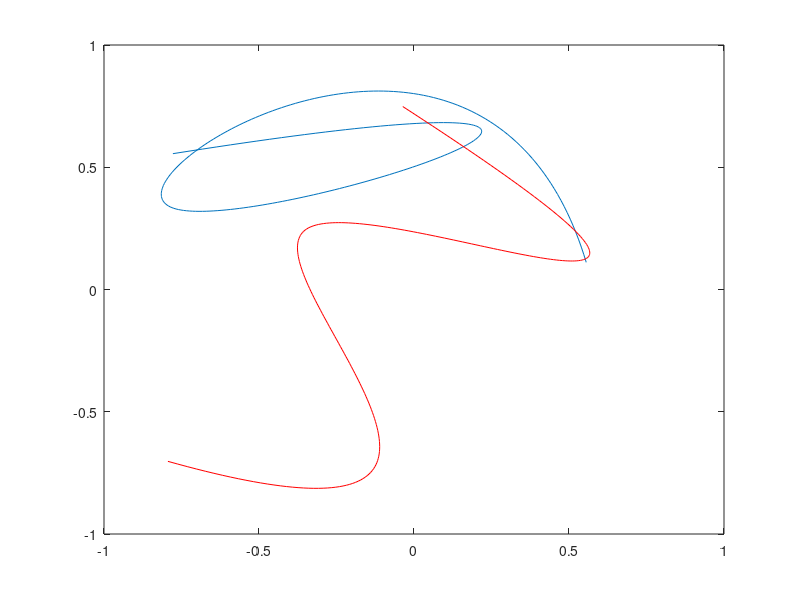

MATLAB code to generate this figure: (Note: a time limit stopped this script after it produced the figure.)

function [] = genCurves_v2()
%%

% Version history

% matlab_line_drawings
% randomly samples knot grid (2D cartesian feature space) to draw
% parametrically controlled curves per Thomas' algorith

% Dave's code.  Interestingly, Dave had chatGPT translate Python into
% Matlab.  Then checked that it worked. Thomas noticed some potential
% oddities in the algorithm, needs a look over

% gendcurves
% converting to function to generate sets of curves for each block.
% Alternating curve complexity (smooth, rough) over blocks, and outputting
% png files to be loaded by MovieGraphic in monkeyLoogic. corr_RL v3
% modified to work with these images.

% Algorithm walk-through:
% 1. define a curve_of_origin (circle)
% 2. call sample_knots(), picks random set of xy positions from knot grid
% 3. call upsample() to define 'endcurve' by computing spline between the random knots
% 4. repeat steps 2 and 3 to generate a second curve
% 5. invoke secrete mathematical incantations to make the second curve
% orthogonal to the first, 'orthocurve'
% 7. Sample curves along a 'manifold' (line through the feature space).
% Method for sampling manifold:
% a. Generate a vector of scaling values (t) from -1 to +1
% b. Loop through 't', each iter multiply endcurve by t (scale endcurve)
% c. Add scaled endcurve to curve_of_origin
% d. This produces a smooth_sequence of 'samples' along the manifold
% e. Add this sequence to an image stack to make a movie
% e. To examine effect of correlation on learning, generate rough_sequence
% f. Create random vector of scaling values 't'
% g. Multiple random t's by orthocurve to sample noise manifold
% h. Collect these into image stack, produces a jumpy movie

% Embedding curves in task context:
% 1. Generate two curves for each block
% 2. Associate one curve with L key, the other with R key
% 3. Subjects learn to map curves to keys
% 4. Vary curve complexity over blocks by alternately showing
% smooth_sequence and rough_sequence movies.

% This first version of the task is trivial, almost no learning.
% Perceptual system immediately discriminates curves (visually distinct)
% and with very little trial and error learns to map curves to keys

% gendcurves_v2:
% Next steps, after speaking with Thomas
% 1. Associate L and R keys (states) with opposite halves of the continuum
% of curves along a single manifold.
% 2. Never show the same curve twice, need to learn the manifold rather
% than any individual visual pattern.
% 3. Do this by discretizing manifold segments on each side of the middle
% point (decision boundary), and build a movie only out of that segment
% 4. This is all single manifold
% 5. Use ortho manifold to dissociate reward state from feature correlation
% 6. Do this by adding in varying amounts of ortho curve.
% 7. Use quantity of orthocurve added in to modulate the degree of noise
% (if ortho component is unrelated to response/reward), or to dissociate
% feature correlation (endcurve) from RPE (orthocurve).  That is, determine
% response (L/R key) and reward probability based on sign and magnitude of
% orthocurve addition


% set curveParams structure

curveParams.nBlocks = 2;
curveParams.nStates = 2;

curveParams.n_tvals_main = 12;
curveParams.n_tvals_ortho = 12;

curveParams.size_of_knot_grid = 10;
curveParams.low = -1;
curveParams.high = 1;
knot_grid = make_knot_grid(curveParams.size_of_knot_grid, curveParams.low, curveParams.high);
curveParams.max_knot_number = 10;
curveParams.D = 256; % resolution_of_curves
curveParams.K = 2; % number of axes in curve space that we will sample
% curveParams.S = 1; % number of "exposures" to generate - not used presently
curveParams.save_png = true;
curveParams.plotCurveSeq = true;

curveParams.n_knot_points = 5;
% curveParams.n_knot_points = 2;

% Specify the "curve of origin"
curve_of_origin = zeros(curveParams.D, 2);

% Circle
rng = (0:curveParams.D-1)' / curveParams.D * 2 * pi;
curve_of_origin(:, 1) = sin(rng);
curve_of_origin(:, 2) = cos(rng);
radius = 0.1 * (curveParams.high - curveParams.low);
curve_of_origin = curve_of_origin * radius;
% oXY = xy2stacked(curve_of_origin);

for b = 1:curveParams.nBlocks

    % --- BLOCK LEVEL operations
    % compute endcurve (signal) and orthocurve (noise or reward) for this block

    % define random endcurve
    knots = sample_knots(knot_grid, curveParams.n_knot_points, false);
    [endcurve, ~] = upsample(knots, curveParams.D);

    % define random orthocurve
    el = sum(sum(endcurve .* endcurve));
    knots = sample_knots(knot_grid, curveParams.n_knot_points, false);
    [other_curve, ~] = upsample(knots, curveParams.D);
    orthocurve = sum(sum(other_curve .* endcurve)) * endcurve / el - other_curve;
    fprintf('check: %.2f\n', sum(sum(orthocurve .* endcurve)));

    % plot endcurve and orthocurve
    f = figure;
    plot(endcurve(:, 1), endcurve(:, 2));
    hold on;
    plot(orthocurve(:, 1), orthocurve(:, 2), 'r');

    if curveParams.save_png
        cd blockstim
        fn = strcat('b', num2str(b), '_endCurve(blue)_orthoCurve(red).png');
        print(f, fn, '-dpng');
        cd ..
    end

    for s = 1:curveParams.nStates  % 2 states per block (L/R response)

        % --- STATE LEVEL operations
        % discretize scaling variable, t, to generate unique, nonoverlapping
        % curve movies for this state corresponding to curve samples in windows
        % along manifold

        % set limits on t for this state. States 1 and 2 correspond to first
        % and second halves of manifold for now
        switch s
            case 1
                main_lowerT = -1;
                main_upperT = 0;
                ortho_lowerT = -0.5;
                ortho_upperT = 0.5;
            case 2
                main_lowerT = 0;
                main_upperT = 1;
                ortho_lowerT = -0.5;
                ortho_upperT = 0.5;
        end

        % --- set range of t values specifying weights with which endcurve
        % and orthocurve are summed to produce individual curves
        curveParams.endcurve_t = interp1([1, curveParams.n_tvals_main], [main_lowerT, main_upperT], 1:curveParams.n_tvals_main);
        curveParams.orthocurve_t = interp1([1, curveParams.n_tvals_ortho], [ortho_lowerT, ortho_upperT], 1:curveParams.n_tvals_ortho);

        % build a 2D matrix of curves defined by endcurve and orthocurve t
        % values
        for ec = 1 : length(curveParams.endcurve_t)
            for oc = 1 : length(curveParams.orthocurve_t)
                state_curves(ec, oc, :, :) = curve_of_origin + (curveParams.endcurve_t(ec) * endcurve) + (curveParams.orthocurve_t(oc) * orthocurve);
            end
        end

        if curveParams.plotCurveSeq
            lim = 1.5;
            limx = [-lim, lim];
            limy = [-lim, lim];

            f = figure;

            for ec = 1: length(curveParams.endcurve_t)
                for oc = 1: length(curveParams.orthocurve_t)
                    subplot(length(curveParams.orthocurve_t), length(curveParams.endcurve_t), (ec-1)*length(curveParams.orthocurve_t)+oc);
                    x = state_curves(ec,oc,:,1);
                    x = squeeze(x);
                    y = state_curves(ec,oc,:,2);
                    y = squeeze(y);
                    plot(x,y);
                    xlim(limx);
                    ylim(limy);
                    axis off;
                    axis equal;

                end
            end

            if curveParams.save_png
                cd blockstim
                fn = strcat('b', num2str(b), '_s', num2str(s), '_main(x-axis)_ortho(y-axis)_curveSeq.png');
                print(f, fn, '-dpng');
                cd ..
            end

        end


        if curveParams.save_png

            for ec = 1: length(curveParams.endcurve_t)
                for oc = 1: length(curveParams.orthocurve_t)
                    f = figure;
                    x = state_curves(ec,oc,:,1);
                    x = squeeze(x);
                    y = state_curves(ec,oc,:,2);
                    y = squeeze(y);
                    plot(x,y);
                    xlim(limx);
                    ylim(limy);
                    axis off;
                    axis equal;
                    %--- SAVE PNG
                    cd blockstim
                    fn = buildFilename(curveParams, b, s, ec, oc);
                    % f is figure object, if not included in print command, prints
                    % last ML screen changed, eg user, as png file
                    print(f, fn, '-dpng');
                    close;
                    % changedir back to working directory
                    cd ..
                end
            end

        end

    end  % nStates
end  % nBlocks


% --- SAVE PARAMS FILE FOR ML TO READ IN

cd blockstim
save('curveParams.mat', "curveParams");

cd ..




end




%%
% Utilities for generating curves

function fn = buildFilename(curveParams, b, s, ec, oc);

blockstr = strcat('b', num2str(b), '_');
statestr = strcat('s', num2str(s), '_');
mainstr = strcat('ec_', num2str(ec), '_');
orthostr = strcat('oc_', num2str(oc), '.png');

fn = strcat(blockstr, statestr, mainstr, orthostr);

bob = 1;


end


% function stacked = xy2stacked(xy)
%     n = size(xy, 1);
%     stacked = reshape(xy', [n*2, 1]);
% end

function xy = stacked2xy(stacked)
assert(mod(length(stacked), 2) == 0);
n = length(stacked) / 2;
xy = reshape(stacked, [2, n])';
end

function segmented = stacked2segmented(curve)
n_points = length(curve) / 2;
assert(mod(n_points, 1) == 0);
x1_idx = 1:n_points-1;
x2_idx = 2:n_points;
y1_idx = x1_idx + n_points;
y2_idx = x2_idx + n_points;
segmented = [curve(x1_idx), curve(x2_idx), curve(y1_idx), curve(y2_idx)];
end

function probes_nxy = linear_probe_set(lim, num, center, dash)
if nargin < 3
    center = [0, 0];
end
if nargin < 4
    dash = false;
end

cnt = 1;
base_probes = 6 * num;
if dash
    num_probes = base_probes * (1 + dash);
else
    num_probes = base_probes;
end
probes_nxy = zeros(num_probes, 2, 2);
fprintf('making %d probes\n', num_probes);
eps = 0.01; % avoid corners

% Vertical probes
for x = linspace(-lim+eps, lim-eps, num)
    probes_nxy(cnt, :, :) = [x, lim; x, -lim];
    cnt = cnt + 1;
end

% Horizontal probes
for y = linspace(-lim+eps, lim-eps, num)
    probes_nxy(cnt, :, :) = [lim, y; -lim, y];
    cnt = cnt + 1;
end

% Negative oblique
for y = linspace(-lim+eps, lim-eps, num)
    probes_nxy(cnt, :, :) = [-lim, y; y, -lim];
    cnt = cnt + 1;
end
for x = linspace(-lim+eps, lim-eps, num)
    probes_nxy(cnt, :, :) = [x, lim; lim, x];
    cnt = cnt + 1;
end

% Positive oblique
for y = linspace(-lim+eps, lim-eps, num)
    probes_nxy(cnt, :, :) = [lim, y; -y, -lim];
    cnt = cnt + 1;
end
for x = linspace(-lim+eps, lim-eps, num)
    probes_nxy(cnt, :, :) = [x, lim; -lim, -x];
    cnt = cnt + 1;
end

if dash
    inc = 1 / dash;
    for i = 1:base_probes
        xp = polyfit([0, 1], probes_nxy(i, :, 1)', 1);
        yp = polyfit([0, 1], probes_nxy(i, :, 2)', 1);
        stop = 0;
        for j = 1:dash
            start = stop;
            stop = start + inc;
            probes_nxy(cnt, :, 1) = polyval(xp, [start, stop]);
            probes_nxy(cnt, :, 2) = polyval(yp, [start, stop]);
            cnt = cnt + 1;
        end
    end
end

probes_nxy = probes_nxy + repmat(reshape(center, [1, 1, 2]), [size(probes_nxy, 1), 2, 1]);
end

function grid = make_knot_grid(size, low, high)
[X, Y] = meshgrid(linspace(low, high, size));
grid = [X(:), Y(:)];
end

function knots = sample_knots(knot_grid, number_of_knot_points, closed)
if nargin < 3
    closed = true;
end

grid_size = size(knot_grid, 1);
if nargin < 2 || isempty(number_of_knot_points)
    nkp = grid_size;
else
    nkp = number_of_knot_points;
end

dice = randsample(grid_size, nkp, nkp > grid_size);
if closed
    dice(end) = dice(1);
end
knots = knot_grid(dice, :);
end

function [xy, knots] = upsample(knots, resolution, kind)
if nargin < 3
    kind = 'spline';
end

num_knots = size(knots, 1);

if num_knots < 3
    kind = 'linear';
end

plot_range = linspace(0, num_knots-1, resolution);

if strcmp(kind, 'linear')
    fx = interp1(0:num_knots-1, knots(:,1), plot_range, 'linear');
    fy = interp1(0:num_knots-1, knots(:,2), plot_range, 'linear');
else
    fx = interp1(0:num_knots-1, knots(:,1), plot_range, 'spline');
    fy = interp1(0:num_knots-1, knots(:,2), plot_range, 'spline');
end

xy = [fx', fy'];
end
